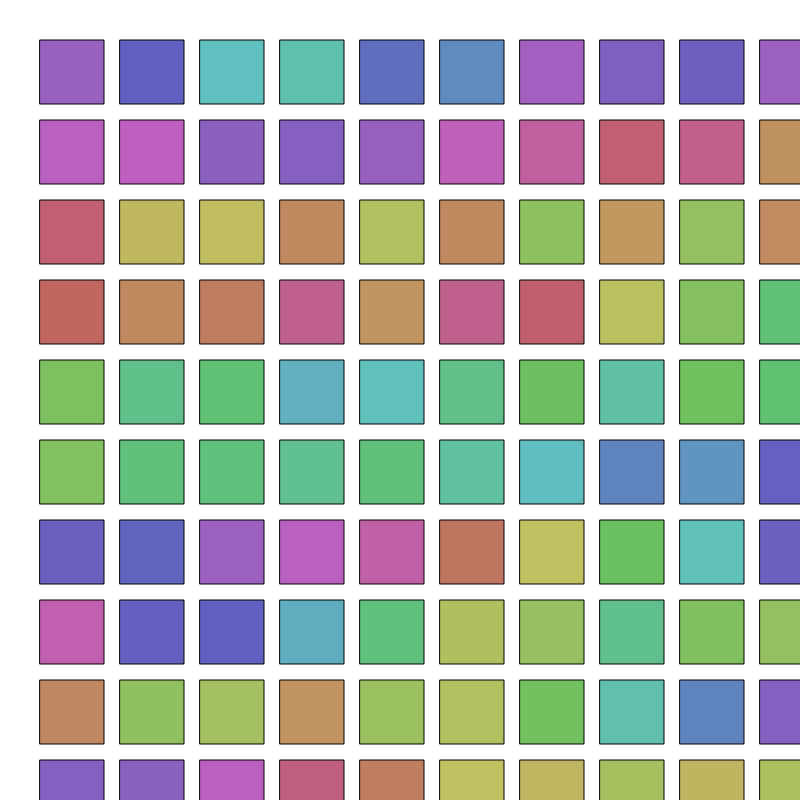
Frame 1 (no input)
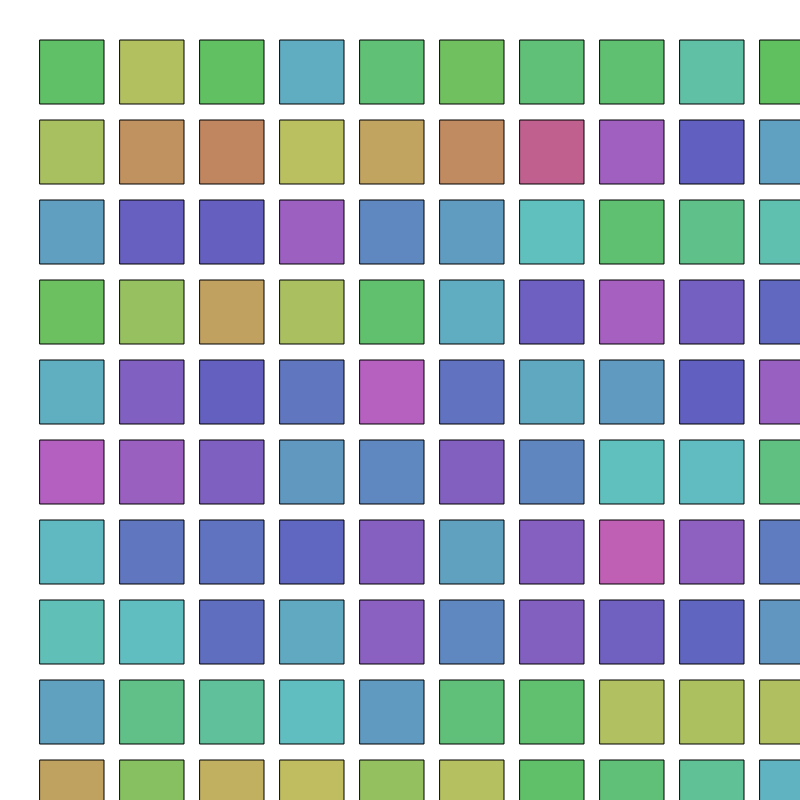
Frame 60 (no input)
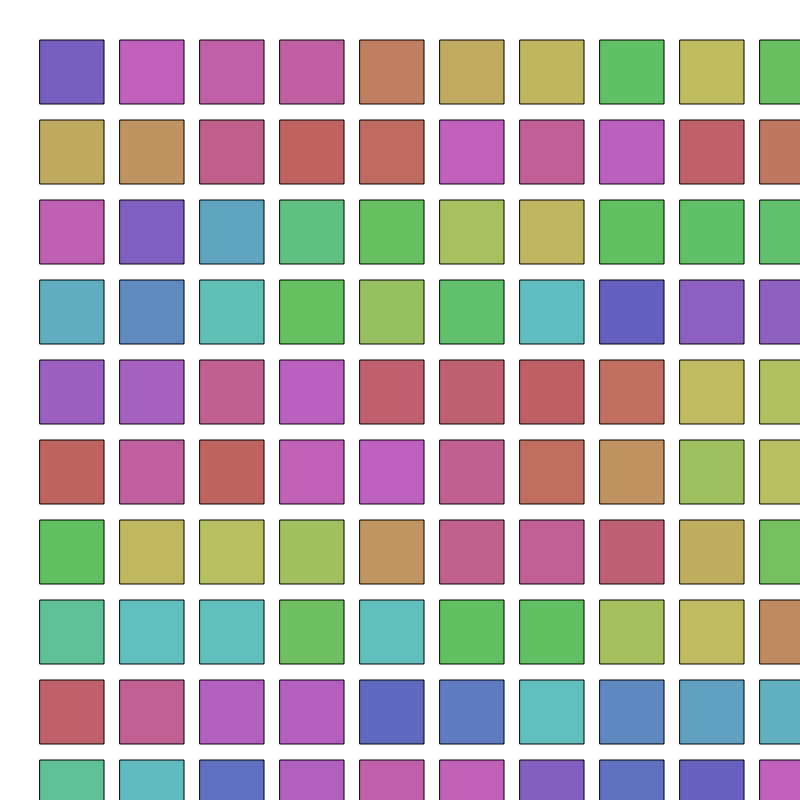
Frame 120 (the mouse pressed at the canvas centre since frame 60)

The p5.js sketch that drew these frames (run headless with seeded random() and noise() and a simulated clock; from frame 60 on, the mouse is pressed at the canvas centre):

// p5.js sketch
// ── sketch.js
var cols = 10;
var rows = 10;

var h, s, b;

function setup() {
  createCanvas(800, 800); // sets up the size of the canvas

  colorMode(HSB, 255.);

  h = 0;
  s = 128.;
  b = 192.;

  drawEverything();
}

function draw() {
  drawEverything();
}

function keyReleased() {
  drawEverything();
}

function drawEverything() {
  background(0, 0, 255);

  var xstep = width / cols;
  var ystep = height / rows;

  for (var i = 0; i < cols * rows; i++) {
    fill(h, s, b);
    rect(Math.floor(i % cols) * xstep + xstep / 2, Math.floor(i / cols) * ystep + ystep / 2, xstep * 0.8, ystep * 0.8);
    //println("column: " + i%cols + " row: " + i/cols);
    h = (h + random(-50, 50) + 256) % 255.;
  }

}

// this function keeps things in range
function clamp(thingie, themin, themax) {
  // this fixes it if i screw up and make themin higher than themax:
  var realmin = min(themin, themax);
  var realmax = max(themin, themax);
  // figure it out:
  thingie = min(thingie, realmax);
  thingie = max(thingie, realmin);
  return (thingie);
}
